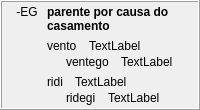
            <widget class="QFrame" name="frame_28">
             <property name="frameShape">
              <enum>QFrame::Box</enum>
             </property>
             <property name="frameShadow">
              <enum>QFrame::Raised</enum>
             </property>
             <layout class="QHBoxLayout" name="horizontalLayout_20">
              <property name="topMargin">
               <number>3</number>
              </property>
              <property name="bottomMargin">
               <number>3</number>
              </property>
              <item>
               <widget class="QLabel" name="label_356">
                <property name="sizePolicy">
                 <sizepolicy hsizetype="Maximum" vsizetype="Preferred">
                  <horstretch>0</horstretch>
                  <verstretch>0</verstretch>
                 </sizepolicy>
                </property>
                <property name="text">
                 <string> -EG </string>
                </property>
                <property name="alignment">
                 <set>Qt::AlignHCenter|Qt::AlignTop</set>
                </property>
                <property name="tipo" stdset="0">
                 <string>afikso</string>
                </property>
               </widget>
              </item>
              <item>
               <layout class="QVBoxLayout" name="verticalLayout_378">
                <item>
                 <widget class="QLabel" name="Lec08_Label644">
                  <property name="styleSheet">
                   <string notr="true">font-weight: bold;</string>
                  </property>
                  <property name="text">
                   <string>parente por causa do casamento</string>
                  </property>
                  <property name="wordWrap">
                   <bool>true</bool>
                  </property>
                 </widget>
                </item>
                <item>
                 <layout class="QVBoxLayout" name="verticalLayout_29">
                  <item>
                   <layout class="QVBoxLayout" name="verticalLayout_379">
                    <property name="spacing">
                     <number>2</number>
                    </property>
                    <item>
                     <layout class="QHBoxLayout" name="horizontalLayout_620">
                      <property name="spacing">
                       <number>12</number>
                      </property>
                      <item>
                       <widget class="neklakebla_nova" name="Lec08_Button623">
                        <property name="text">
                         <string>vento</string>
                        </property>
                        <property name="wordWrap">
                         <bool>true</bool>
                        </property>
                       </widget>
                      </item>
                      <item>
                       <widget class="QLabel" name="Lec08_Label645">
                        <property name="sizePolicy">
                         <sizepolicy hsizetype="Expanding" vsizetype="Preferred">
                          <horstretch>0</horstretch>
                          <verstretch>0</verstretch>
                         </sizepolicy>
                        </property>
                        <property name="text">
                         <string>TextLabel</string>
                        </property>
                        <property name="wordWrap">
                         <bool>true</bool>
                        </property>
                       </widget>
                      </item>
                     </layout>
                    </item>
                    <item>
                     <layout class="QHBoxLayout" name="horizontalLayout_621">
                      <property name="spacing">
                       <number>12</number>
                      </property>
                      <item>
                       <widget class="label_sago_reversa" name="label_404">
                        <property name="sizePolicy">
                         <sizepolicy hsizetype="Maximum" vsizetype="Preferred">
                          <horstretch>0</horstretch>
                          <verstretch>0</verstretch>
                         </sizepolicy>
                        </property>
                        <property name="text">
                         <string/>
                        </property>
                        <property name="pixmap">
                         <pixmap resource="ikonoj.qrc">:/ikonoj/sago_revena.png</pixmap>
                        </property>
                       </widget>
                      </item>
                      <item>
                       <widget class="neklakebla_nova" name="Lec08_Button624">
                        <property name="text">
                         <string>ventego</string>
                        </property>
                        <property name="wordWrap">
                         <bool>true</bool>
                        </property>
                       </widget>
                      </item>
                      <item>
                       <widget class="QLabel" name="Lec08_Label646">
                        <property name="sizePolicy">
                         <sizepolicy hsizetype="Expanding" vsizetype="Preferred">
                          <horstretch>0</horstretch>
                          <verstretch>0</verstretch>
                         </sizepolicy>
                        </property>
                        <property name="text">
                         <string>TextLabel</string>
                        </property>
                        <property name="wordWrap">
                         <bool>true</bool>
                        </property>
                       </widget>
                      </item>
                     </layout>
                    </item>
                   </layout>
                  </item>
                 </layout>
                </item>
                <item>
                 <layout class="QVBoxLayout" name="verticalLayout_380">
                  <property name="spacing">
                   <number>2</number>
                  </property>
                  <item>
                   <layout class="QHBoxLayout" name="horizontalLayout_622">
                    <property name="spacing">
                     <number>12</number>
                    </property>
                    <item>
                     <widget class="neklakebla_nova" name="Lec08_Button47">
                      <property name="text">
                       <string>ridi</string>
                      </property>
                      <property name="wordWrap">
                       <bool>true</bool>
                      </property>
                     </widget>
                    </item>
                    <item>
                     <widget class="QLabel" name="Lec08_Label56">
                      <property name="sizePolicy">
                       <sizepolicy hsizetype="Expanding" vsizetype="Preferred">
                        <horstretch>0</horstretch>
                        <verstretch>0</verstretch>
                       </sizepolicy>
                      </property>
                      <property name="text">
                       <string>TextLabel</string>
                      </property>
                      <property name="wordWrap">
                       <bool>true</bool>
                      </property>
                     </widget>
                    </item>
                   </layout>
                  </item>
                  <item>
                   <layout class="QHBoxLayout" name="horizontalLayout_623">
                    <property name="spacing">
                     <number>12</number>
                    </property>
                    <item>
                     <widget class="label_sago_reversa" name="label_405">
                      <property name="sizePolicy">
                       <sizepolicy hsizetype="Maximum" vsizetype="Preferred">
                        <horstretch>0</horstretch>
                        <verstretch>0</verstretch>
                       </sizepolicy>
                      </property>
                      <property name="text">
                       <string/>
                      </property>
                      <property name="pixmap">
                       <pixmap resource="ikonoj.qrc">:/ikonoj/sago_revena.png</pixmap>
                      </property>
                     </widget>
                    </item>
                    <item>
                     <widget class="neklakebla_nova" name="Lec08_Button48">
                      <property name="text">
                       <string>ridegi</string>
                      </property>
                      <property name="wordWrap">
                       <bool>true</bool>
                      </property>
                     </widget>
                    </item>
                    <item>
                     <widget class="QLabel" name="Lec08_Label57">
                      <property name="sizePolicy">
                       <sizepolicy hsizetype="Expanding" vsizetype="Preferred">
                        <horstretch>0</horstretch>
                        <verstretch>0</verstretch>
                       </sizepolicy>
                      </property>
                      <property name="text">
                       <string>TextLabel</string>
                      </property>
                      <property name="wordWrap">
                       <bool>true</bool>
                      </property>
                     </widget>
                    </item>
                   </layout>
                  </item>
                 </layout>
                </item>
               </layout>
              </item>
             </layout>
            </widget>
